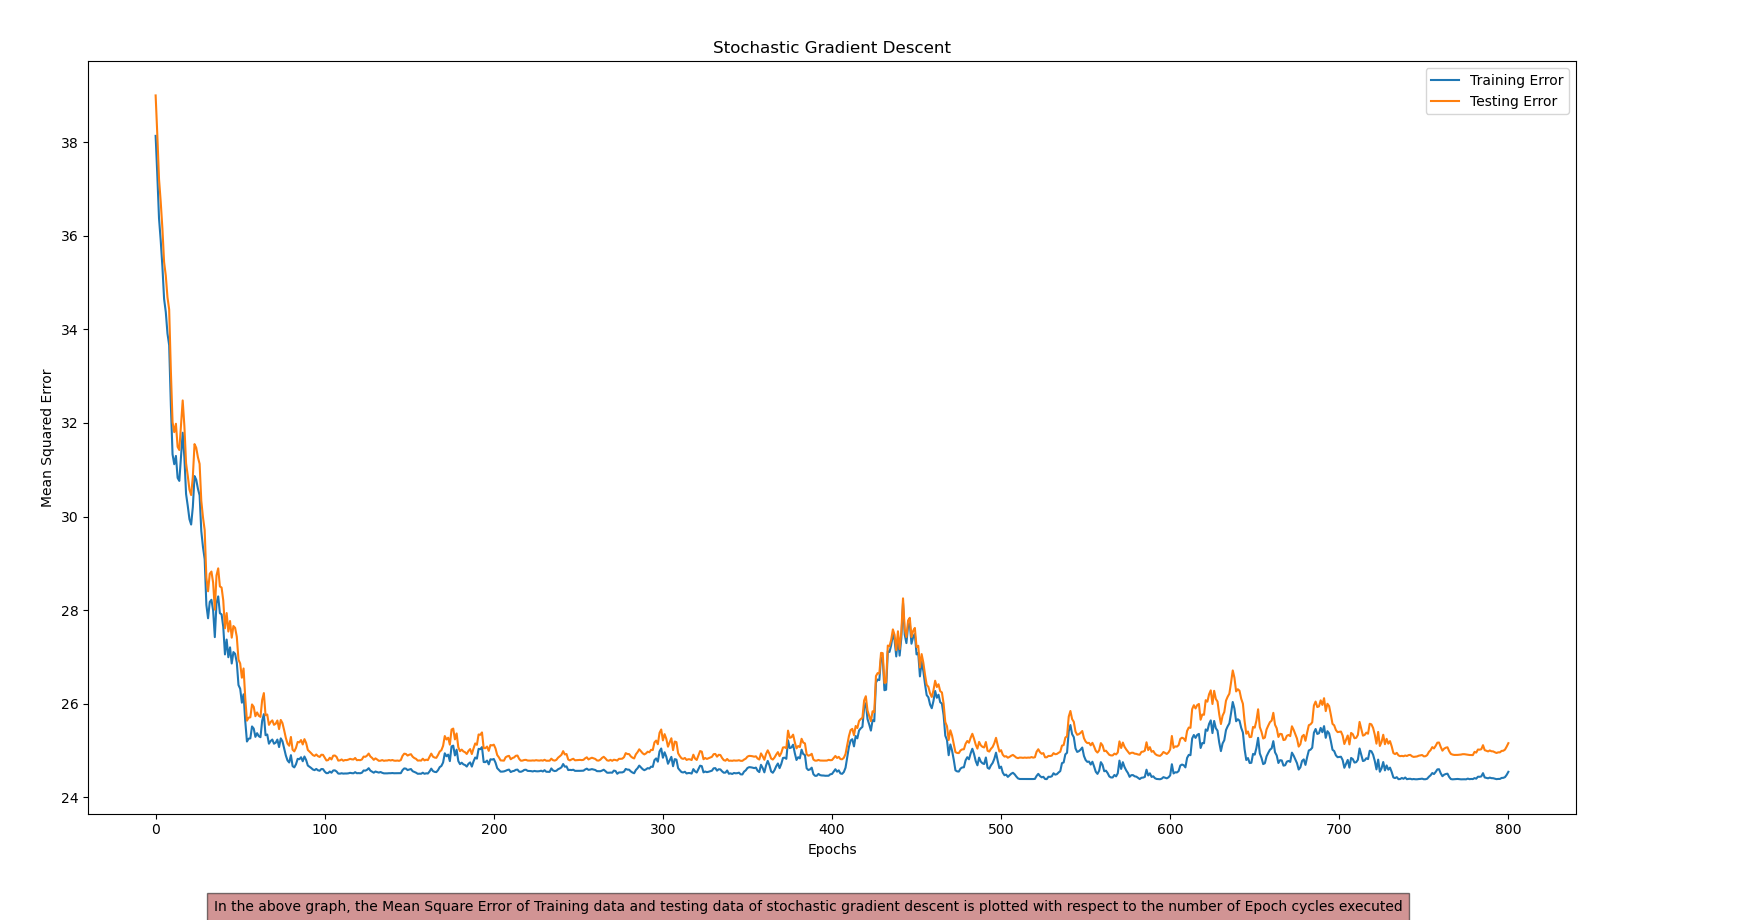

The script that drew this image:
import numpy as np
import matplotlib.pyplot as plt
from sklearn.model_selection import train_test_split

def gradient_descent(x, y, lr=0.01, test_size=0.2, converged=1e-6, random_state=None):
    # Splitting data into training and testing sets
    x_train, x_test, y_train, y_test = train_test_split(x, y, test_size=test_size, random_state=random_state)
    
    # Initial random values for coefficients
    b0 = np.random.normal(0, 1)
    b1 = np.random.normal(0, 1)
    
    # Calculate initial error
    error = np.mean((y_train - (b0 + b1 * np.array(x_train))) ** 2)
    
    # Initialize epoch, error, and coefficient
    epoch = 0
    Epoch = [0]
    E_train = [error]
    E_test = [np.mean((y_test - (b0 + b1 * np.array(x_test))) ** 2)]
    Gb0 = [b0]
    Gb1 = [b1]
    
    # Loop until convergence
    while True:
        # Compute gradients
        gradb0 = 0
        gradb1 = 0
        for i in range(len(x_train)):
            gradb0 = -2 * (y_train[i] - (b0 + b1 * x_train[i]))
            gradb1 = -2 * x_train[i] * (y_train[i] - (b0 + b1 * x_train[i]))
        
            # Update coefficients
            b0 -= lr * gradb0
            b1 -= lr * gradb1
            
            # Compute new error for training and testing sets
            new_error_train = np.mean((y_train - (b0 + b1 * np.array(x_train))) ** 2)
            new_error_test = np.mean((y_test - (b0 + b1 * np.array(x_test))) ** 2)
            epoch += 1
            
            # Store values for plotting and analysis
            Epoch.append(epoch)
            E_train.append(new_error_train)
            E_test.append(new_error_test)
            Gb0.append(b0)
            Gb1.append(b1)
            
            # Check convergence
            if abs(error - new_error_train) <= converged:
                break
            else:
                error = new_error_train
    
        return b0, b1, E_train, E_test, Epoch, Gb0, Gb1

# Generating random 1000 values to be appended in x
x = []
y = []
for i in range(-500, 500):
    x_val = i / 1000
    x.append(x_val)
    n = np.random.normal(0, 5)
    y_val = 2 * x_val - 3 + n
    y.append(y_val)

# Running gradient descent
b0_final, b1_final, Et, Et2, Epocht, Gb0t, Gb1t = gradient_descent(x, y, random_state=42)

# Printing final coefficients and error
print("Stochastic Gradient Descent: b0:", b0_final, "b1:", b1_final,"Epoch:",Epocht[-1])
print("Final Training Error:", Et[-1])
print("Final Testing Error:", Et2[-1])

# Plotting the error convergence
plt.figure(figsize=(8, 4))
plt.plot(Epocht, Et, label="Training Error")
plt.plot(Epocht, Et2, label="Testing Error")
plt.xlabel('Epochs')
plt.ylabel('Mean Squared Error')
plt.title('Stochastic Gradient Descent')
plt.legend()
plt.figtext(0.5, 0.01, "In the above graph, the Mean Square Error of Training data and testing data of stochastic gradient descent is plotted with respect to the number of Epoch cycles executed", ha="center", fontsize=10, bbox={"facecolor":"brown", "alpha":0.5, "pad":5})

plt.show()
# import numpy as np
# import matplotlib.pyplot as plt
# from sklearn.model_selection import train_test_split

# def minibatch_gradient_descent(x, lr=0.01, test_size=0.2, batch_size=32, epochs=100, converged=10e-6, random_state=None):
#     y = []
#     for i in x:
#         n = np.random.normal(0, 5)
#         y_val = 2 * i - 3 + n
#         y.append(y_val)
#     # Splitting data into training and testing sets
#     x_train, x_test, y_train, y_test = train_test_split(x, y, test_size=test_size, random_state=random_state)
    
#     # Initial random values for coefficients
#     b0 = np.random.normal(0, 1)
#     b1 = np.random.normal(0, 1)
    
#     # Initialize epoch, error, and coefficient
#     epoch = 0
#     Epoch = [0]
#     E_train = []
#     E_test = []
#     Gb0 = [b0]
#     Gb1 = [b1]
    
#     while epoch < epochs:
#         # Shuffling the training data for each epoch
#         combined = list(zip(x_train, y_train))
#         np.random.shuffle(combined)
#         x_train_shuffled, y_train_shuffled = zip(*combined)
        
#         for i in range(0, len(x_train_shuffled), batch_size):
#             x_batch = x_train_shuffled[i:i+batch_size]
#             y_batch = y_train_shuffled[i:i+batch_size]
            
#             y_pred_batch = b0 + b1 * np.array(x_batch)
#             db0 = -2 * np.mean(np.array(y_batch) - y_pred_batch)
#             db1 = -2 * np.mean((np.array(y_batch) - y_pred_batch) * np.array(x_batch))

#             # Update coefficients
#             b0 -= lr * db0
#             b1 -= lr * db1

#             # Compute new error for training and testing sets
#             new_error_train = np.mean((y_train - (b0 + b1 * np.array(x_train))) ** 2)
#             new_error_test = np.mean((y_test - (b0 + b1 * np.array(x_test))) ** 2)

#             # Store values for plotting and analysis
#             E_train.append(new_error_train)
#             E_test.append(new_error_test)

#         # Store values for plotting and analysis
#         Epoch.append(epoch)
#         Gb0.append(b0)
#         Gb1.append(b1)

#         # Check convergence
#         if len(E_train) > 1 and abs(E_train[-1] - E_train[-2]) < converged:
#             break
#         epoch += 1
            
#     return b0, b1, E_train, E_test, Epoch, Gb0, Gb1

# # Generating random 1000 values to be appended in x
# x = np.linspace(-5, 5, 1000)

# # Running minibatch gradient descent
# b0_final, b1_final, Et, Et2, Epocht, Gb0, Gb1 = minibatch_gradient_descent(x, random_state=42)

# # Printing final coefficients and error
# print("Minibatch Gradient Descent: b0:", b0_final, "b1:", b1_final)
# print("Final Training Error:", Et[-1])
# print("Final Testing Error:", Et2[-1])

# # Plotting the error convergence
# plt.figure(figsize=(8, 4))
# plt.plot(range(50,len(Et)), Et[50:], label="Training Error")
# plt.plot(range(50,len(Et2)), Et2[50:], label="Testing Error")
# plt.xlabel('Batch Iterations')
# plt.ylabel('Mean Squared Error')
# plt.title('Minibatch Gradient Descent')
# plt.legend()
# plt.figtext(0.5, 0.01, "In the above graph, the Mean Squared Error of Training data and testing data is plotted with respect to the number of minibatch iterations executed", ha="center", fontsize=10, bbox={"facecolor":"brown", "alpha":0.5, "pad":5})
# plt.show()
